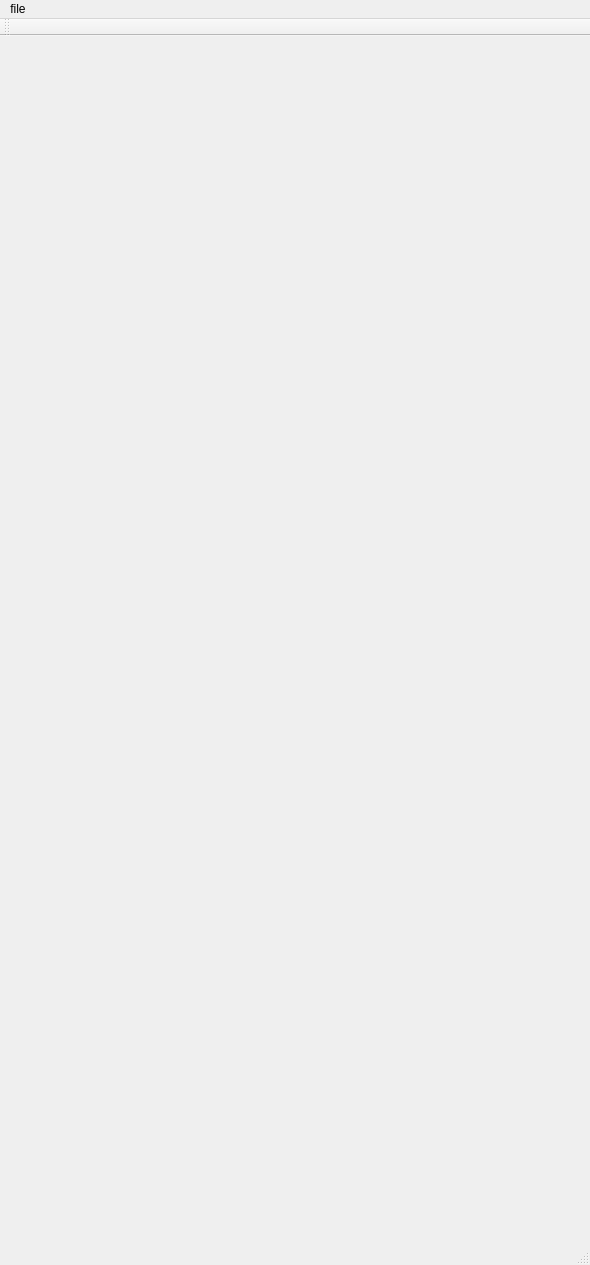
<?xml version="1.0" encoding="UTF-8"?>
<ui version="4.0">
 <class>MainWindow</class>
 <widget class="QMainWindow" name="MainWindow">
  <property name="geometry">
   <rect>
    <x>0</x>
    <y>0</y>
    <width>590</width>
    <height>1265</height>
   </rect>
  </property>
  <property name="windowTitle">
   <string>MainWindow</string>
  </property>
  <widget class="QWidget" name="centralWidget"/>
  <widget class="QMenuBar" name="menuBar">
   <property name="geometry">
    <rect>
     <x>0</x>
     <y>0</y>
     <width>590</width>
     <height>22</height>
    </rect>
   </property>
   <widget class="QMenu" name="menuFile">
    <property name="title">
     <string>file</string>
    </property>
    <addaction name="actionFont"/>
    <addaction name="actionColor"/>
   </widget>
   <addaction name="menuFile"/>
  </widget>
  <widget class="QToolBar" name="mainToolBar">
   <attribute name="toolBarArea">
    <enum>TopToolBarArea</enum>
   </attribute>
   <attribute name="toolBarBreak">
    <bool>false</bool>
   </attribute>
  </widget>
  <widget class="QStatusBar" name="statusBar"/>
  <action name="actionFont">
   <property name="text">
    <string>font</string>
   </property>
  </action>
  <action name="actionColor">
   <property name="text">
    <string>color</string>
   </property>
   <property name="visible">
    <bool>true</bool>
   </property>
  </action>
 </widget>
 <layoutdefault spacing="6" margin="11"/>
 <resources/>
 <connections/>
</ui>
